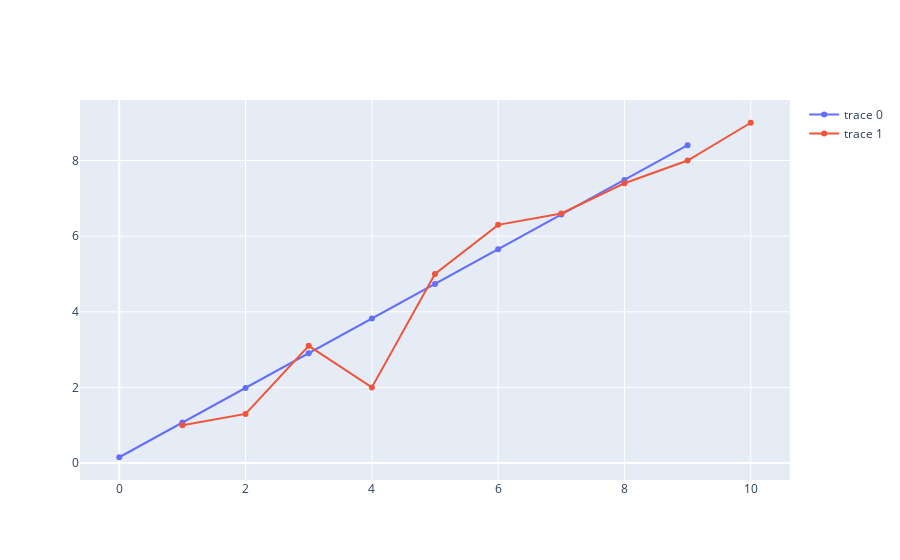

Notebook source saved alongside this figure:
### Code cell
# gnerate test data
x_test = np.linspace(0, 9, num=10, dtype='float32').reshape(-1, 1)
x_test_tensor = torch.from_numpy(x_test)

# make predictions
y_test = x_test_tensor @ weights + bias

y_test = y_test.detach().numpy()
print(y_test)
x_test = x_test.reshape(1,-1)[0]
print(x_test)

# plot test and train data
fig = go.Figure(data=[go.Scatter(x=x_test, y=y_test)])
fig.add_scatter(x=x_train, y=y_train)
fig.show()

### Figure 1 — Plotly figure (JSON) as saved in the notebook; plotly's stock layout.template omitted (floating-point values rounded to 4 significant figures)
{"data": [{"type": "scatter", "x": [0, 1, 2, 3, 4, 5, 6, 7, 8, 9], "y": [0.154, 1.071, 1.988, 2.904, 3.821, 4.738, 5.655, 6.572, 7.489, 8.406]}, {"type": "scatter", "x": [1, 2, 3, 4, 5, 6, 7, 8, 9, 10], "y": [1, 1.3, 3.1, 2, 5, 6.3, 6.6, 7.4, 8, 9]}], "layout": {}}
